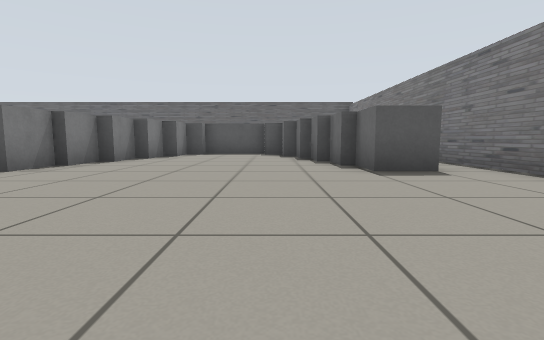
view 1 (above)

20 first-person views from a walk through a robot-simulator world made for Gazebo. The camera is 0.5 m above the floor, tilts 6° down and sees 85° across. The floor is counted in squares, 1 m on a side. Each view is taken from the middle of a square. On the plan, view 1 faces up. The plan holds only what a view shows up to about 9 squares ahead; the rest is blank.

view 2
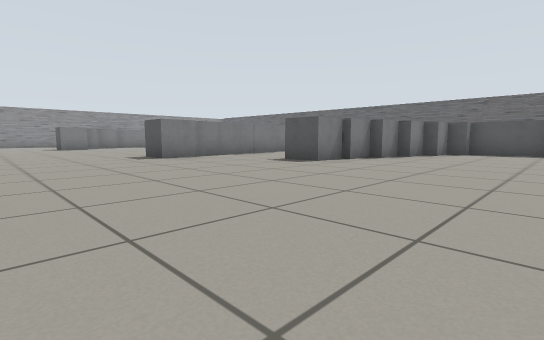

view 3
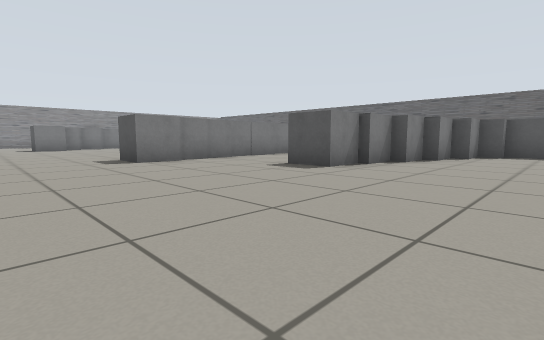

view 4
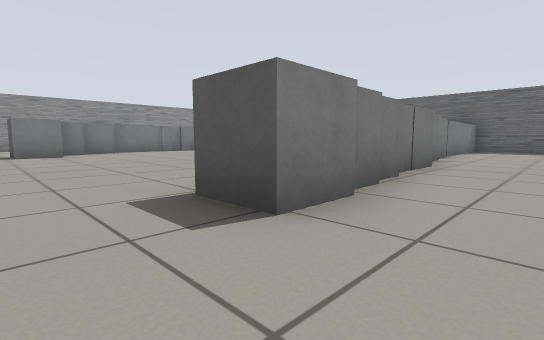

view 5
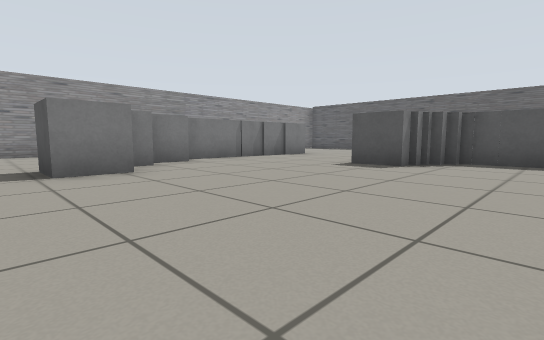

view 6
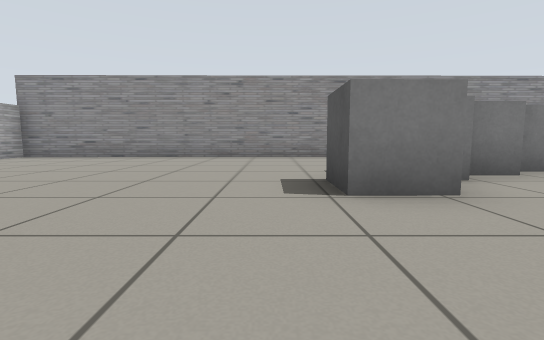

view 7
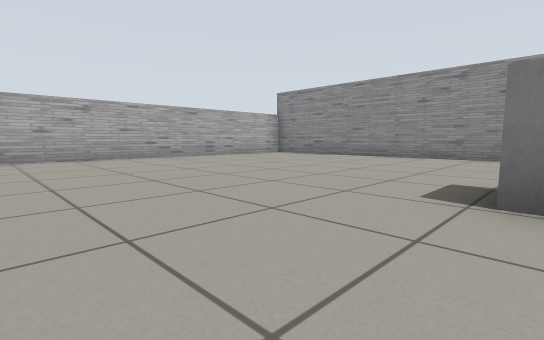

view 8
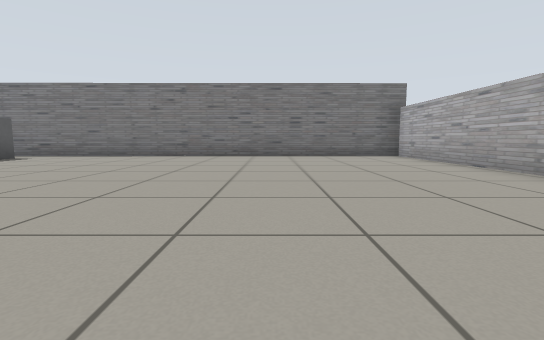

view 9
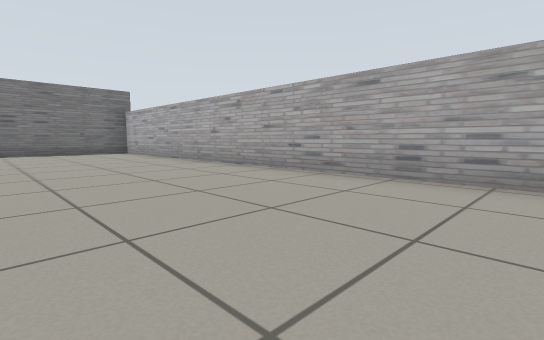

view 10
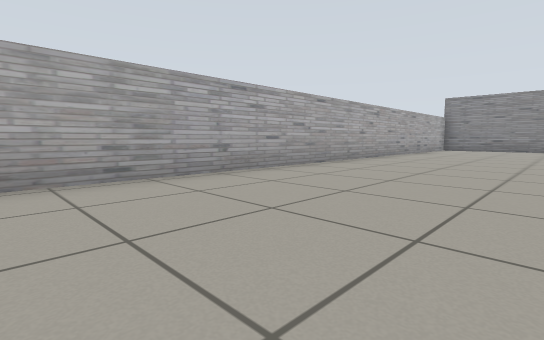

view 11
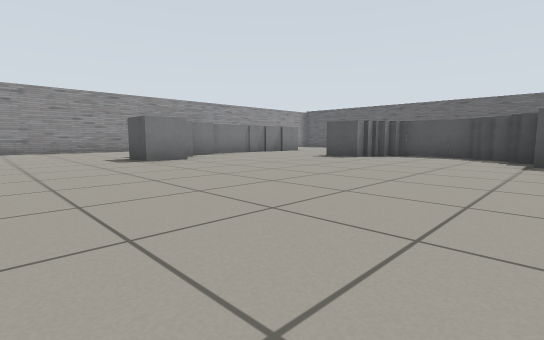

view 12
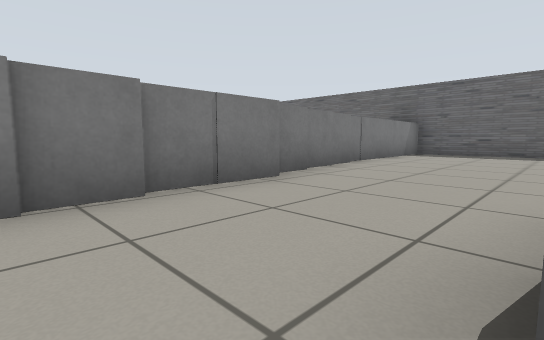

view 13
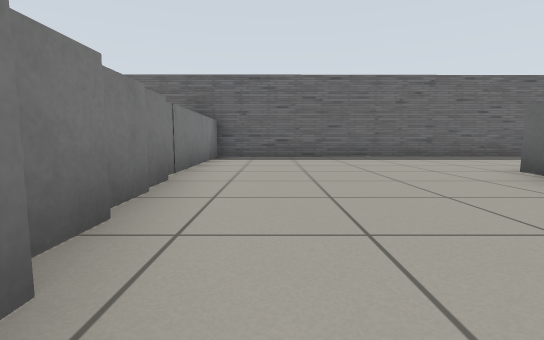

view 14
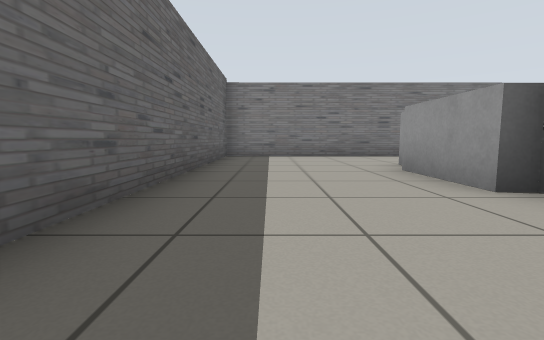

view 15
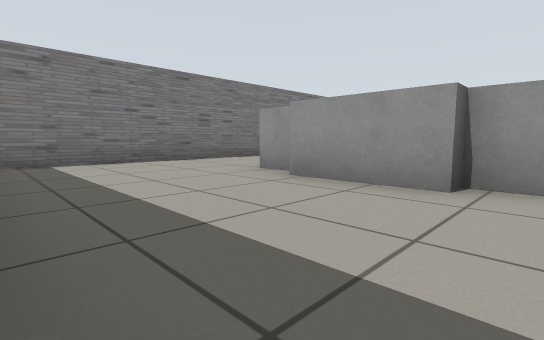

view 16
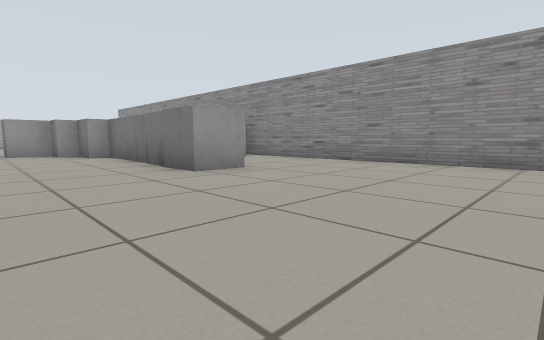

view 17
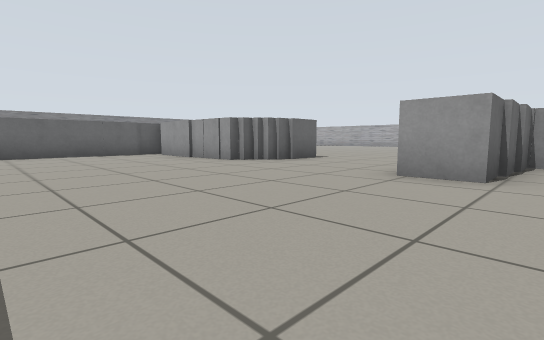

view 18
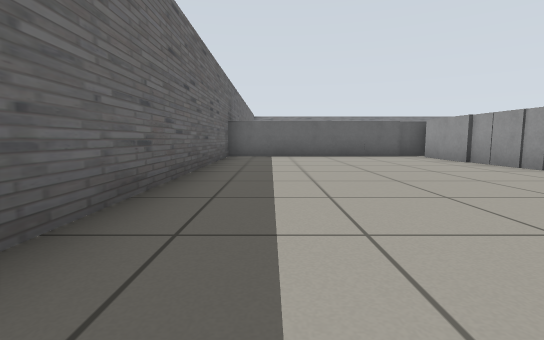

view 19
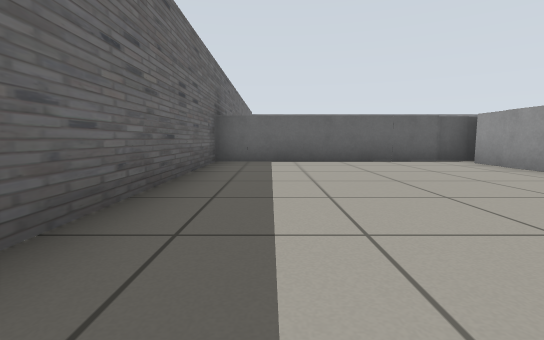

view 20
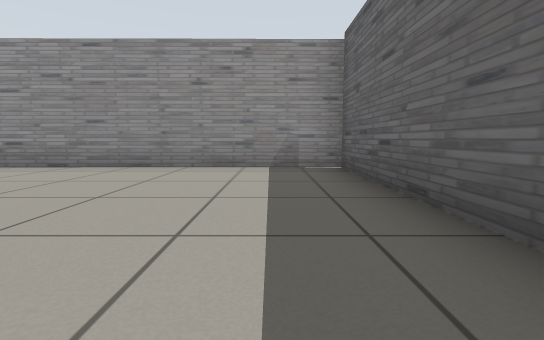

### Floor plan
Points are (right, up) in squares from view 1. A wall is a line through its corners. A room is listed if a view was taken in it or the views show most of it. See-through windows are left out.
Room 1 (views 1, 2, 3, 4, 5, 6, 7, 8, 9, 10, 11, 12, 13, 14, 15, 16, 17, 18, 19, 20)
walls: (-7.8, 6.9) (-7.7, 5.8); (-8, 7.9) (-8, 7.1); (-10.2, 7.5) (-10.7, 7.5); (-10.7, 7.8) (-12.6, 7.8); (-12.6, 7.2) (-13, 7.2) (-13, 6.8); (-13.9, 7.5) (-13.9, 8) (-13.4, 8); (-13.5, 8.7) (-9.8, 8.8); (-21.2, 2.5) (-21.1, -5.8); (-18.1, -5.8) (3.8, -5.7) (3.7, 14.3) (-21.2, 14.2) (-21.2, 6.3)
objects: other object (-20, 6); grey box (-19, 6); grey box (-18, 4) to (-18, 5); grey box (-18, 6); grey box (-18, 7); grey box (-18, 8) to (-18, 9); grey box (-17, 2) to (-16, 2); grey box (-17, 3); grey box (-17, 4); grey box (-14, 7); grey box (-9, 5) to (-8, 5); grey box (-9, 6); grey box (-9, 8); grey box (-9, 9); grey box (-9, 10); grey box (-9, 11); grey box (-9, 12); grey box (-9, 13); grey box (-9, 14) to (-9, 15); grey box (-8, 3); grey box (-8, 4); grey box (-5, 5) to (-4, 5); grey box (-5, 6) to (-4, 6); grey box (-4, 7); grey box (-4, 8) to (-3, 8); grey box (-3, 9); grey box (-3, 10) to (-2, 10); grey box (-2, 11); grey box (-1, 10) to (-1, 11); grey box (0, 10) to (1, 10); grey box (1, 7) to (2, 7); grey box (1, 8); grey box (1, 9); grey box (2, 5) to (2, 6)

Where each view was taken, in squares from view 1:
view 1: 0 up, 0 right, facing up
view 2: 1 down, 0 right, facing up-left
view 3: 0 up, 1 left, facing up-left
view 4: 1 up, 6 left, facing up-left
view 5: 1 up, 11 left, facing up-left
view 6: 1 up, 13 left, facing left
view 7: 2 up, 13 left, facing down-left
view 8: 2 down, 5 left, facing right
view 9: 2 down, 7 left, facing down-right
view 10: 2 down, 7 left, facing down-left
view 11: 1 down, 9 left, facing up-left
view 12: 4 up, 5 left, facing up-left
view 13: 6 up, 7 left, facing up
view 14: 13 up, 5 left, facing right
view 15: 14 up, 3 left, facing down-right
view 16: 13 up, 15 left, facing down-left
view 17: 13 up, 19 left, facing down-right
view 18: 13 up, 18 left, facing right
view 19: 13 up, 16 left, facing right
view 20: 13 up, 16 left, facing left
